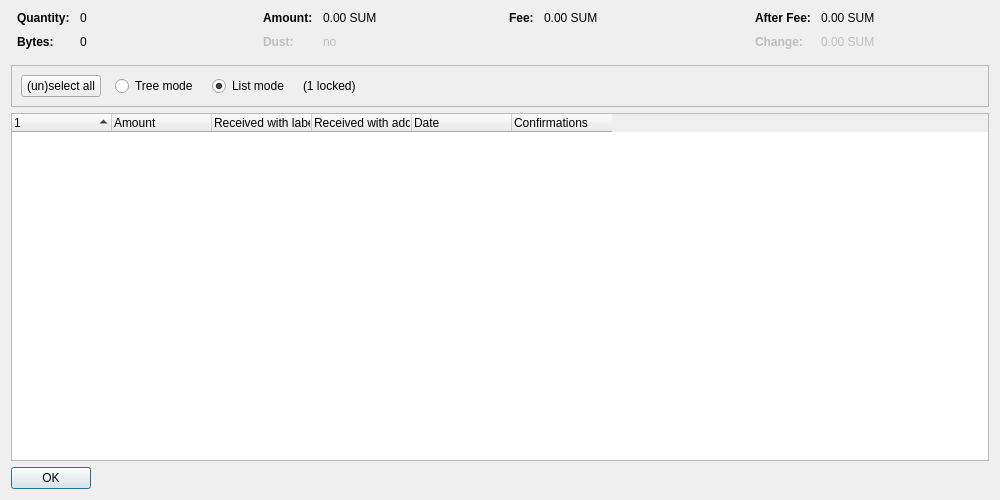
<?xml version="1.0" encoding="UTF-8"?>
<ui version="4.0">
 <class>CoinControlDialog</class>
 <widget class="QDialog" name="CoinControlDialog">
  <property name="geometry">
   <rect>
    <x>0</x>
    <y>0</y>
    <width>1000</width>
    <height>500</height>
   </rect>
  </property>
  <property name="windowTitle">
   <string>Coin Selection</string>
  </property>
  <layout class="QVBoxLayout" name="verticalLayout">
   <item>
    <layout class="QHBoxLayout" name="horizontalLayoutTop" stretch="0,0,0,0">
     <property name="topMargin">
      <number>0</number>
     </property>
     <property name="bottomMargin">
      <number>10</number>
     </property>
     <item>
      <layout class="QFormLayout" name="formLayoutCoinControl1">
       <property name="horizontalSpacing">
        <number>10</number>
       </property>
       <property name="verticalSpacing">
        <number>10</number>
       </property>
       <property name="leftMargin">
        <number>6</number>
       </property>
       <property name="rightMargin">
        <number>6</number>
       </property>
       <item row="0" column="0">
        <widget class="QLabel" name="labelCoinControlQuantityText">
         <property name="font">
          <font>
           <weight>75</weight>
           <bold>true</bold>
          </font>
         </property>
         <property name="text">
          <string>Quantity:</string>
         </property>
        </widget>
       </item>
       <item row="0" column="1">
        <widget class="QLabel" name="labelCoinControlQuantity">
         <property name="cursor">
          <cursorShape>IBeamCursor</cursorShape>
         </property>
         <property name="contextMenuPolicy">
          <enum>Qt::ActionsContextMenu</enum>
         </property>
         <property name="text">
          <string notr="true">0</string>
         </property>
         <property name="textInteractionFlags">
          <set>Qt::LinksAccessibleByMouse|Qt::TextSelectableByKeyboard|Qt::TextSelectableByMouse</set>
         </property>
        </widget>
       </item>
       <item row="1" column="0">
        <widget class="QLabel" name="labelCoinControlBytesText">
         <property name="font">
          <font>
           <weight>75</weight>
           <bold>true</bold>
          </font>
         </property>
         <property name="text">
          <string>Bytes:</string>
         </property>
        </widget>
       </item>
       <item row="1" column="1">
        <widget class="QLabel" name="labelCoinControlBytes">
         <property name="cursor">
          <cursorShape>IBeamCursor</cursorShape>
         </property>
         <property name="contextMenuPolicy">
          <enum>Qt::ActionsContextMenu</enum>
         </property>
         <property name="text">
          <string notr="true">0</string>
         </property>
         <property name="textInteractionFlags">
          <set>Qt::LinksAccessibleByMouse|Qt::TextSelectableByKeyboard|Qt::TextSelectableByMouse</set>
         </property>
        </widget>
       </item>
      </layout>
     </item>
     <item>
      <layout class="QFormLayout" name="formLayoutCoinControl2">
       <property name="horizontalSpacing">
        <number>10</number>
       </property>
       <property name="verticalSpacing">
        <number>10</number>
       </property>
       <property name="leftMargin">
        <number>6</number>
       </property>
       <property name="rightMargin">
        <number>6</number>
       </property>
       <item row="0" column="0">
        <widget class="QLabel" name="labelCoinControlAmountText">
         <property name="font">
          <font>
           <weight>75</weight>
           <bold>true</bold>
          </font>
         </property>
         <property name="text">
          <string>Amount:</string>
         </property>
        </widget>
       </item>
       <item row="0" column="1">
        <widget class="QLabel" name="labelCoinControlAmount">
         <property name="cursor">
          <cursorShape>IBeamCursor</cursorShape>
         </property>
         <property name="contextMenuPolicy">
          <enum>Qt::ActionsContextMenu</enum>
         </property>
         <property name="text">
          <string notr="true">0.00 SUM</string>
         </property>
         <property name="textInteractionFlags">
          <set>Qt::LinksAccessibleByMouse|Qt::TextSelectableByKeyboard|Qt::TextSelectableByMouse</set>
         </property>
        </widget>
       </item>
       <item row="1" column="0">
        <widget class="QLabel" name="labelCoinControlLowOutputText">
         <property name="enabled">
          <bool>false</bool>
         </property>
         <property name="font">
          <font>
           <weight>75</weight>
           <bold>true</bold>
          </font>
         </property>
         <property name="text">
          <string>Dust:</string>
         </property>
        </widget>
       </item>
       <item row="1" column="1">
        <widget class="QLabel" name="labelCoinControlLowOutput">
         <property name="enabled">
          <bool>false</bool>
         </property>
         <property name="cursor">
          <cursorShape>IBeamCursor</cursorShape>
         </property>
         <property name="contextMenuPolicy">
          <enum>Qt::ActionsContextMenu</enum>
         </property>
         <property name="text">
          <string notr="true">no</string>
         </property>
         <property name="textInteractionFlags">
          <set>Qt::LinksAccessibleByMouse|Qt::TextSelectableByKeyboard|Qt::TextSelectableByMouse</set>
         </property>
        </widget>
       </item>
      </layout>
     </item>
     <item>
      <layout class="QFormLayout" name="formLayoutCoinControl3">
       <property name="horizontalSpacing">
        <number>10</number>
       </property>
       <property name="verticalSpacing">
        <number>10</number>
       </property>
       <property name="leftMargin">
        <number>6</number>
       </property>
       <property name="rightMargin">
        <number>6</number>
       </property>
       <item row="0" column="0">
        <widget class="QLabel" name="labelCoinControlFeeText">
         <property name="font">
          <font>
           <weight>75</weight>
           <bold>true</bold>
          </font>
         </property>
         <property name="text">
          <string>Fee:</string>
         </property>
        </widget>
       </item>
       <item row="0" column="1">
        <widget class="QLabel" name="labelCoinControlFee">
         <property name="cursor">
          <cursorShape>IBeamCursor</cursorShape>
         </property>
         <property name="contextMenuPolicy">
          <enum>Qt::ActionsContextMenu</enum>
         </property>
         <property name="text">
          <string notr="true">0.00 SUM</string>
         </property>
         <property name="textInteractionFlags">
          <set>Qt::LinksAccessibleByMouse|Qt::TextSelectableByKeyboard|Qt::TextSelectableByMouse</set>
         </property>
        </widget>
       </item>
      </layout>
     </item>
     <item>
      <layout class="QFormLayout" name="formLayoutCoinControl4">
       <property name="horizontalSpacing">
        <number>10</number>
       </property>
       <property name="verticalSpacing">
        <number>10</number>
       </property>
       <property name="leftMargin">
        <number>6</number>
       </property>
       <property name="rightMargin">
        <number>6</number>
       </property>
       <item row="0" column="0">
        <widget class="QLabel" name="labelCoinControlAfterFeeText">
         <property name="font">
          <font>
           <weight>75</weight>
           <bold>true</bold>
          </font>
         </property>
         <property name="text">
          <string>After Fee:</string>
         </property>
        </widget>
       </item>
       <item row="0" column="1">
        <widget class="QLabel" name="labelCoinControlAfterFee">
         <property name="cursor">
          <cursorShape>IBeamCursor</cursorShape>
         </property>
         <property name="contextMenuPolicy">
          <enum>Qt::ActionsContextMenu</enum>
         </property>
         <property name="text">
          <string notr="true">0.00 SUM</string>
         </property>
         <property name="textInteractionFlags">
          <set>Qt::LinksAccessibleByMouse|Qt::TextSelectableByKeyboard|Qt::TextSelectableByMouse</set>
         </property>
        </widget>
       </item>
       <item row="1" column="0">
        <widget class="QLabel" name="labelCoinControlChangeText">
         <property name="enabled">
          <bool>false</bool>
         </property>
         <property name="font">
          <font>
           <weight>75</weight>
           <bold>true</bold>
          </font>
         </property>
         <property name="text">
          <string>Change:</string>
         </property>
        </widget>
       </item>
       <item row="1" column="1">
        <widget class="QLabel" name="labelCoinControlChange">
         <property name="enabled">
          <bool>false</bool>
         </property>
         <property name="cursor">
          <cursorShape>IBeamCursor</cursorShape>
         </property>
         <property name="contextMenuPolicy">
          <enum>Qt::ActionsContextMenu</enum>
         </property>
         <property name="text">
          <string notr="true">0.00 SUM</string>
         </property>
         <property name="textInteractionFlags">
          <set>Qt::LinksAccessibleByMouse|Qt::TextSelectableByKeyboard|Qt::TextSelectableByMouse</set>
         </property>
        </widget>
       </item>
      </layout>
     </item>
    </layout>
   </item>
   <item>
    <widget class="QFrame" name="frame">
     <property name="minimumSize">
      <size>
       <width>0</width>
       <height>40</height>
      </size>
     </property>
     <property name="frameShape">
      <enum>QFrame::StyledPanel</enum>
     </property>
     <property name="frameShadow">
      <enum>QFrame::Sunken</enum>
     </property>
     <layout class="QHBoxLayout" name="horizontalLayout">
      <item>
       <layout class="QHBoxLayout" name="horizontalLayoutPanel" stretch="0,0,0,0,0">
        <property name="spacing">
         <number>14</number>
        </property>
        <item>
         <widget class="QPushButton" name="pushButtonSelectAll">
          <property name="sizePolicy">
           <sizepolicy hsizetype="Maximum" vsizetype="Fixed">
            <horstretch>0</horstretch>
            <verstretch>0</verstretch>
           </sizepolicy>
          </property>
          <property name="text">
           <string>(un)select all</string>
          </property>
          <property name="autoDefault">
           <bool>false</bool>
          </property>
         </widget>
        </item>
        <item>
         <widget class="QRadioButton" name="radioTreeMode">
          <property name="sizePolicy">
           <sizepolicy hsizetype="Maximum" vsizetype="Fixed">
            <horstretch>0</horstretch>
            <verstretch>0</verstretch>
           </sizepolicy>
          </property>
          <property name="text">
           <string>Tree mode</string>
          </property>
         </widget>
        </item>
        <item>
         <widget class="QRadioButton" name="radioListMode">
          <property name="sizePolicy">
           <sizepolicy hsizetype="Maximum" vsizetype="Fixed">
            <horstretch>0</horstretch>
            <verstretch>0</verstretch>
           </sizepolicy>
          </property>
          <property name="text">
           <string>List mode</string>
          </property>
          <property name="checked">
           <bool>true</bool>
          </property>
         </widget>
        </item>
        <item>
         <widget class="QLabel" name="labelLocked">
          <property name="text">
           <string notr="true">(1 locked)</string>
          </property>
         </widget>
        </item>
        <item>
         <spacer name="horizontalSpacer">
          <property name="orientation">
           <enum>Qt::Horizontal</enum>
          </property>
          <property name="sizeHint" stdset="0">
           <size>
            <width>40</width>
            <height>20</height>
           </size>
          </property>
         </spacer>
        </item>
       </layout>
      </item>
     </layout>
    </widget>
   </item>
   <item>
    <widget class="CoinControlTreeWidget" name="treeWidget">
     <property name="contextMenuPolicy">
      <enum>Qt::CustomContextMenu</enum>
     </property>
     <property name="sortingEnabled">
      <bool>false</bool>
     </property>
     <property name="columnCount">
      <number>6</number>
     </property>
     <attribute name="headerShowSortIndicator" stdset="0">
      <bool>true</bool>
     </attribute>
     <attribute name="headerStretchLastSection">
      <bool>false</bool>
     </attribute>
     <column>
      <property name="text">
       <string/>
      </property>
     </column>
     <column>
      <property name="text">
       <string>Amount</string>
      </property>
     </column>
     <column>
      <property name="text">
       <string>Received with label</string>
      </property>
     </column>
     <column>
      <property name="text">
       <string>Received with address</string>
      </property>
     </column>
     <column>
      <property name="text">
       <string>Date</string>
      </property>
     </column>
     <column>
      <property name="text">
       <string>Confirmations</string>
      </property>
      <property name="toolTip">
       <string>Confirmed</string>
      </property>
     </column>
     <column>
      <property name="text">
       <string/>
      </property>
     </column>
     <column>
      <property name="text">
       <string/>
      </property>
     </column>
     <column>
      <property name="text">
       <string/>
      </property>
     </column>
     <column>
      <property name="text">
       <string/>
      </property>
     </column>
    </widget>
   </item>
   <item>
    <widget class="QDialogButtonBox" name="buttonBox">
     <property name="sizePolicy">
      <sizepolicy hsizetype="Maximum" vsizetype="Fixed">
       <horstretch>0</horstretch>
       <verstretch>0</verstretch>
      </sizepolicy>
     </property>
     <property name="orientation">
      <enum>Qt::Horizontal</enum>
     </property>
     <property name="standardButtons">
      <set>QDialogButtonBox::Ok</set>
     </property>
    </widget>
   </item>
  </layout>
 </widget>
 <customwidgets>
  <customwidget>
   <class>CoinControlTreeWidget</class>
   <extends>QTreeWidget</extends>
   <header>qt/coincontroltreewidget.h</header>
  </customwidget>
 </customwidgets>
 <resources/>
 <connections/>
</ui>
